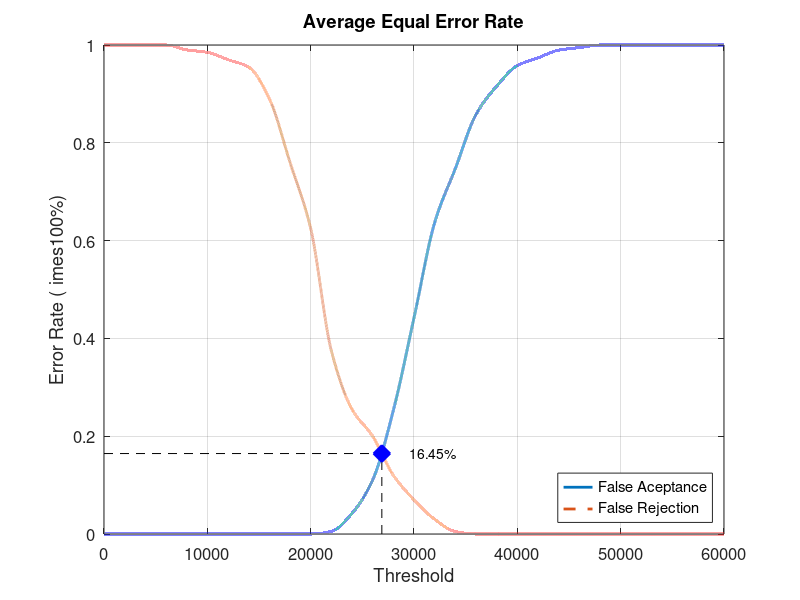
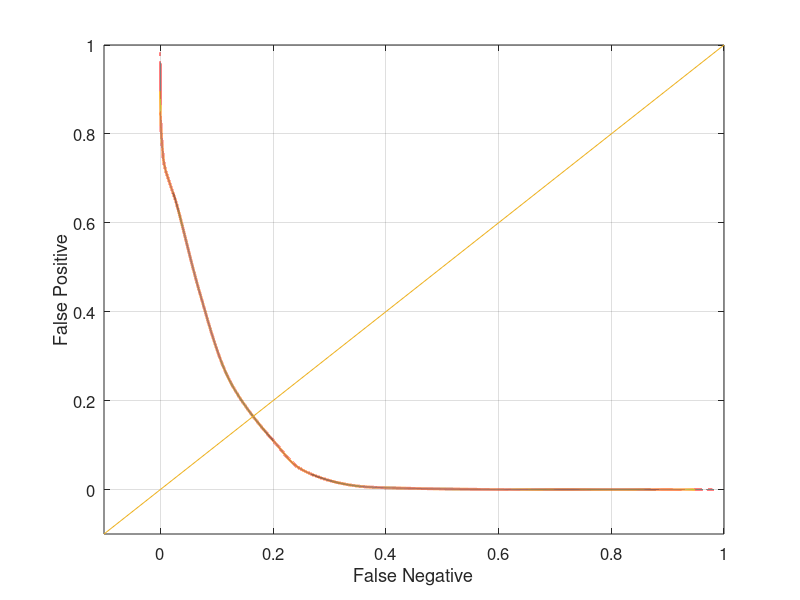

Reproduce these figures in MATLAB, in order.
close all;
clear;
clc;
x = 0:2000:60000;
xq = 0:0.5:60000;

y0 = [0 0 0 0 0 0 0 0 0 0 0 0.00526316 0.0421053 0.110526 0.252632 0.442105 0.636842 0.747368 0.857895 0.915789 0.957895 0.973684 0.989474 0.994737 1 1 1 1 1 1 1]
yy0 = interp1(x, y0, xq, 'pchip');
y1 = [1 1 1 1 0.99 0.985 0.97 0.955 0.89 0.76 0.625 0.375 0.255 0.2 0.12 0.07 0.03 0.005 0 0 0 0 0 0 0 0 0 0 0 0 0]
yy1 = interp1(x, y1, xq, 'pchip');

% Calculating EER: 
y2 = abs(y0 - y1);
find(y2 == min(y2))
yy2 = abs(yy0 - yy1);
xEER = find(yy2 == min(yy2));
xEERIndex = xq(xEER) % X-axis EER
yEER = yy0(xEER) % Y-axis EER

main = figure
plot(xq, yy0,'-','LineWidth', 2);	hold on
plot(xq, yy1,'--','LineWidth', 2);	hold on
plot([xEERIndex xEERIndex], [0 yEER], 'k--');	hold on
plot([0 xEERIndex], [yEER yEER], 'k--');	hold on
plot(xEERIndex, yEER, 'bx', 'LineWidth', 10);	hold on
text(xEERIndex + 10 * xEERIndex / 100, yEER, [num2str(round((10000 * yEER)) / 100) '%'])
legend('False Aceptance', 'False Rejection', 'Location', 'SouthEast')
xlabel('Threshold')
ylabel('Error Rate (	imes100%)')
title('Average Equal Error Rate')
set(gca, 'FontSize', 12)
axis([0 60000 0 1])
grid on

print(main, 'Database2_3Main', '-dpng');
FNRxFPR = figure('Color', [1 1 1]);
plot(yy1, yy0, '-', yy1, yy0, 'LineWidth', 2);
hold on
y = -0.1:0.1:1
plot(y, y); 
set(gca, 'FontSize', 12)
xlabel('False Negative')
ylabel('False Positive')
axis([-0.1 1 -0.1 1])
set(gca, 'FontSize', 12)
grid on

print(FNRxFPR, 'Database2_3FNRxFPR','-dpng');
